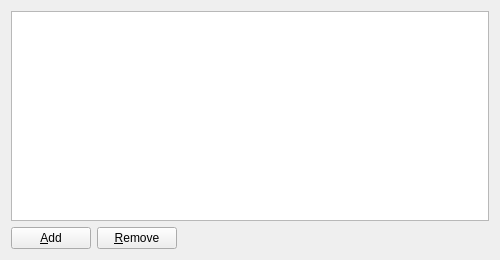
<?xml version="1.0" encoding="UTF-8"?>
<ui version="4.0">
 <class>ConfigNodes</class>
 <widget class="QWidget" name="ConfigNodes">
  <property name="geometry">
   <rect>
    <x>0</x>
    <y>0</y>
    <width>500</width>
    <height>260</height>
   </rect>
  </property>
  <property name="sizePolicy">
   <sizepolicy hsizetype="Preferred" vsizetype="Preferred">
    <horstretch>0</horstretch>
    <verstretch>0</verstretch>
   </sizepolicy>
  </property>
  <property name="minimumSize">
   <size>
    <width>500</width>
    <height>260</height>
   </size>
  </property>
  <property name="windowTitle">
   <string>X10 Nodes</string>
  </property>
  <layout class="QVBoxLayout" name="verticalLayout">
   <item>
    <layout class="QHBoxLayout" name="horizontalLayout">
     <item>
      <widget class="QTableView" name="tableView">
       <property name="sizePolicy">
        <sizepolicy hsizetype="Expanding" vsizetype="Expanding">
         <horstretch>1</horstretch>
         <verstretch>1</verstretch>
        </sizepolicy>
       </property>
       <property name="alternatingRowColors">
        <bool>true</bool>
       </property>
       <property name="selectionMode">
        <enum>QAbstractItemView::SingleSelection</enum>
       </property>
       <property name="selectionBehavior">
        <enum>QAbstractItemView::SelectRows</enum>
       </property>
       <property name="showGrid">
        <bool>false</bool>
       </property>
       <property name="sortingEnabled">
        <bool>true</bool>
       </property>
       <attribute name="horizontalHeaderDefaultSectionSize">
        <number>25</number>
       </attribute>
       <attribute name="horizontalHeaderStretchLastSection">
        <bool>false</bool>
       </attribute>
      </widget>
     </item>
    </layout>
   </item>
   <item>
    <layout class="QHBoxLayout" name="horizontalLayout_2">
     <item>
      <widget class="QPushButton" name="pushButtonAdd">
       <property name="text">
        <string>&amp;Add</string>
       </property>
       <property name="icon">
        <iconset theme="list-add">
         <normaloff/>
        </iconset>
       </property>
      </widget>
     </item>
     <item>
      <widget class="QPushButton" name="pushButtonRemove">
       <property name="text">
        <string>&amp;Remove</string>
       </property>
       <property name="icon">
        <iconset theme="list-remove">
         <normaloff/>
        </iconset>
       </property>
      </widget>
     </item>
     <item>
      <spacer name="horizontalSpacer">
       <property name="orientation">
        <enum>Qt::Horizontal</enum>
       </property>
       <property name="sizeHint" stdset="0">
        <size>
         <width>40</width>
         <height>20</height>
        </size>
       </property>
      </spacer>
     </item>
    </layout>
   </item>
  </layout>
 </widget>
 <resources/>
 <connections/>
</ui>
